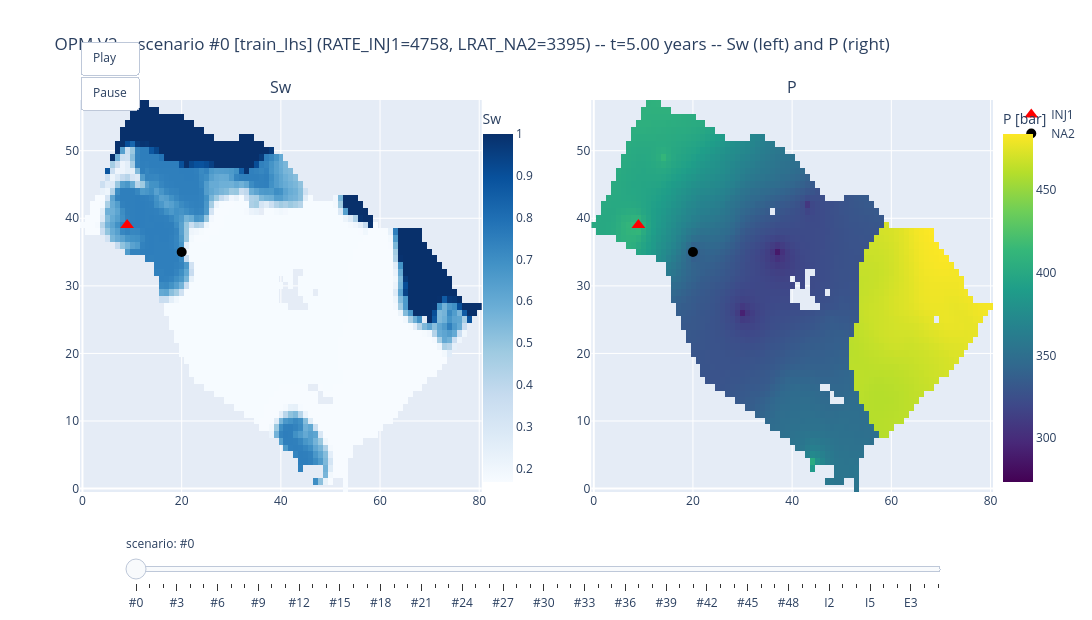

The cell this chart's notebook holds for it:
### Markdown cell above
## 7. Plotly animation -- `Sw` and `P` together, side by side, same Play (60 scenarios)

Directly answers "saturation and pressure acting at the same time?": two synchronized panels (`Sw`
left, `P` right) that advance together with the same Play button/slider -- same scenario, same time
step, both fields at once, all 60 scenarios included.

### Code cell
from plotly.subplots import make_subplots

SNAPSHOT_ANIM2 = n_snapshots - 1  # change here to animate at another time step

sw_anim = np.where(actnum[None], swat[:, SNAPSHOT_ANIM2, :, :], np.nan)
p_anim = np.where(actnum[None], pressure[:, SNAPSHOT_ANIM2, :, :], np.nan)
sw_vmin, sw_vmax = float(np.nanmin(sw_anim)), float(np.nanmax(sw_anim))
p_vmin, p_vmax = float(np.nanmin(p_anim)), float(np.nanmax(p_anim))
t2_years = time_years[SNAPSHOT_ANIM2]


def titulo2(e):
    return (f"{TECNICA_ID} {VERSION_ID} -- scenario {tag[e]} [{grupo[e]}] "
            f"(RATE_INJ1={params[e,0]:.0f}, LRAT_NA2={params[e,1]:.0f}) -- "
            f"t={t2_years:.2f} years -- Sw (left) and P (right)")


fig2 = make_subplots(rows=1, cols=2, subplot_titles=["Sw", "P"], horizontal_spacing=0.12)
fig2.add_trace(go.Heatmap(z=sw_anim[0].T, colorscale="Blues", zmin=sw_vmin, zmax=sw_vmax,
                           colorbar=dict(title="Sw", x=0.43)), row=1, col=1)
fig2.add_trace(go.Heatmap(z=p_anim[0].T, colorscale="Viridis", zmin=p_vmin, zmax=p_vmax,
                           colorbar=dict(title="P [bar]", x=1.0)), row=1, col=2)
for col in (1, 2):
    fig2.add_trace(go.Scatter(x=[INJ1_IJ[0]], y=[INJ1_IJ[1]], mode="markers",
                               marker=dict(symbol="triangle-up", color="red", size=12),
                               showlegend=(col == 1), name="INJ1"), row=1, col=col)
    fig2.add_trace(go.Scatter(x=[NA2_IJ[0]], y=[NA2_IJ[1]], mode="markers",
                               marker=dict(color="black", size=10),
                               showlegend=(col == 1), name="NA2"), row=1, col=col)

frames2 = [go.Frame(
    data=[go.Heatmap(z=sw_anim[e].T, colorscale="Blues", zmin=sw_vmin, zmax=sw_vmax),
          go.Heatmap(z=p_anim[e].T, colorscale="Viridis", zmin=p_vmin, zmax=p_vmax)],
    traces=[0, 1], name=str(e), layout=go.Layout(title_text=titulo2(e)),
) for e in range(n_escenarios)]
fig2.frames = frames2

fig2.update_layout(
    title=titulo2(0), width=1200, height=620,
    updatemenus=[dict(
        type="buttons", showactive=False, x=0.0, y=1.15, xanchor="left",
        buttons=[
            dict(label="Play", method="animate",
                 args=[None, {"frame": {"duration": 500, "redraw": True}, "fromcurrent": True,
                               "transition": {"duration": 0}}]),
            dict(label="Pause", method="animate",
                 args=[[None], {"frame": {"duration": 0, "redraw": False}, "mode": "immediate"}]),
        ],
    )],
    sliders=[dict(
        active=0, x=0.05, y=-0.05, len=0.9, currentvalue={"prefix": "scenario: "},
        steps=[dict(method="animate", label=tag[e],
                     args=[[str(e)], {"frame": {"duration": 0, "redraw": True}, "mode": "immediate"}])
               for e in range(n_escenarios)],
    )],
)
fig2.show()

### Figure 1 — Plotly figure (JSON) as saved in the notebook; plotly's stock layout.template omitted (floating-point values rounded to 4 significant figures; data arrays with more than 128 entries replaced by an {"elided": "..."} marker saying what was removed)
{"data": [{"colorbar": {"title": {"text": "Sw"}, "x": 0.43}, "colorscale": [[0, "rgb(247,251,255)"], [0.125, "rgb(222,235,247)"], [0.25, "rgb(198,219,239)"], [0.375, "rgb(158,202,225)"], [0.5, "rgb(107,174,214)"], [0.625, "rgb(66,146,198)"], [0.75, "rgb(33,113,181)"], [0.875, "rgb(8,81,156)"], [1, "rgb(8,48,107)"]], "type": "heatmap", "xaxis": "x", "yaxis": "y", "z": {"elided": "58x81 float values"}, "zmax": 1, "zmin": 0.1675}, {"colorbar": {"title": {"text": "P [bar]"}, "x": 1}, "colorscale": [[0, "#440154"], [0.1111, "#482878"], [0.2222, "#3e4989"], [0.3333, "#31688e"], [0.4444, "#26828e"], [0.5556, "#1f9e89"], [0.6667, "#35b779"], [0.7778, "#6ece58"], [0.8889, "#b5de2b"], [1, "#fde725"]], "type": "heatmap", "xaxis": "x2", "yaxis": "y2", "z": {"elided": "58x81 float values"}, "zmax": 484.0, "zmin": 273.3}, {"marker": {"color": "red", "size": 12, "symbol": "triangle-up"}, "mode": "markers", "name": "INJ1", "showlegend": true, "type": "scatter", "x": [9], "xaxis": "x", "y": [39], "yaxis": "y"}, {"marker": {"color": "black", "size": 10}, "mode": "markers", "name": "NA2", "showlegend": true, "type": "scatter", "x": [20], "xaxis": "x", "y": [35], "yaxis": "y"}, {"marker": {"color": "red", "size": 12, "symbol": "triangle-up"}, "mode": "markers", "name": "INJ1", "showlegend": false, "type": "scatter", "x": [9], "xaxis": "x2", "y": [39], "yaxis": "y2"}, {"marker": {"color": "black", "size": 10}, "mode": "markers", "name": "NA2", "showlegend": false, "type": "scatter", "x": [20], "xaxis": "x2", "y": [35], "yaxis": "y2"}], "layout": {"annotations": [{"font": {"size": 16}, "showarrow": false, "text": "Sw", "x": 0.22, "xanchor": "center", "xref": "paper", "y": 1, "yanchor": "bottom", "yref": "paper"}, {"font": {"size": 16}, "showarrow": false, "text": "P", "x": 0.78, "xanchor": "center", "xref": "paper", "y": 1, "yanchor": "bottom", "yref": "paper"}], "height": 620, "sliders": [{"active": 0, "currentvalue": {"prefix": "scenario: "}, "len": 0.9, "steps": [{"args": [["0"], {"frame": {"duration": 0, "redraw": true}, "mode": "immediate"}], "label": "#0", "method": "animate"}, {"args": [["1"], {"frame": {"duration": 0, "redraw": true}, "mode": "immediate"}], "label": "#1", "method": "animate"}, {"args": [["2"], {"frame": {"duration": 0, "redraw": true}, "mode": "immediate"}], "label": "#2", "method": "animate"}, {"args": [["3"], {"frame": {"duration": 0, "redraw": true}, "mode": "immediate"}], "label": "#3", "method": "animate"}, {"args": [["4"], {"frame": {"duration": 0, "redraw": true}, "mode": "immediate"}], "label": "#4", "method": "animate"}, {"args": [["5"], {"frame": {"duration": 0, "redraw": true}, "mode": "immediate"}], "label": "#5", "method": "animate"}, {"args": [["6"], {"frame": {"duration": 0, "redraw": true}, "mode": "immediate"}], "label": "#6", "method": "animate"}, {"args": [["7"], {"frame": {"duration": 0, "redraw": true}, "mode": "immediate"}], "label": "#7", "method": "animate"}, {"args": [["8"], {"frame": {"duration": 0, "redraw": true}, "mode": "immediate"}], "label": "#8", "method": "animate"}, {"args": [["9"], {"frame": {"duration": 0, "redraw": true}, "mode": "immediate"}], "label": "#9", "method": "animate"}, {"args": [["10"], {"frame": {"duration": 0, "redraw": true}, "mode": "immediate"}], "label": "#10", "method": "animate"}, {"args": [["11"], {"frame": {"duration": 0, "redraw": true}, "mode": "immediate"}], "label": "#11", "method": "animate"}, {"args": [["12"], {"frame": {"duration": 0, "redraw": true}, "mode": "immediate"}], "label": "#12", "method": "animate"}, {"args": [["13"], {"frame": {"duration": 0, "redraw": true}, "mode": "immediate"}], "label": "#13", "method": "animate"}, {"args": [["14"], {"frame": {"duration": 0, "redraw": true}, "mode": "immediate"}], "label": "#14", "method": "animate"}, {"args": [["15"], {"frame": {"duration": 0, "redraw": true}, "mode": "immediate"}], "label": "#15", "method": "animate"}, {"args": [["16"], {"frame": {"duration": 0, "redraw": true}, "mode": "immediate"}], "label": "#16", "method": "animate"}, {"args": [["17"], {"frame": {"duration": 0, "redraw": true}, "mode": "immediate"}], "label": "#17", "method": "animate"}, {"args": [["18"], {"frame": {"duration": 0, "redraw": true}, "mode": "immediate"}], "label": "#18", "method": "animate"}, {"args": [["19"], {"frame": {"duration": 0, "redraw": true}, "mode": "immediate"}], "label": "#19", "method": "animate"}, {"args": [["20"], {"frame": {"duration": 0, "redraw": true}, "mode": "immediate"}], "label": "#20", "method": "animate"}, {"args": [["21"], {"frame": {"duration": 0, "redraw": true}, "mode": "immediate"}], "label": "#21", "method": "animate"}, {"args": [["22"], {"frame": {"duration": 0, "redraw": true}, "mode": "immediate"}], "label": "#22", "method": "animate"}, {"args": [["23"], {"frame": {"duration": 0, "redraw": true}, "mode": "immediate"}], "label": "#23", "method": "animate"}, {"args": [["24"], {"frame": {"duration": 0, "redraw": true}, "mode": "immediate"}], "label": "#24", "method": "animate"}, {"args": [["25"], {"frame": {"duration": 0, "redraw": true}, "mode": "immediate"}], "label": "#25", "method": "animate"}, {"args": [["26"], {"frame": {"duration": 0, "redraw": true}, "mode": "immediate"}], "label": "#26", "method": "animate"}, {"args": [["27"], {"frame": {"duration": 0, "redraw": true}, "mode": "immediate"}], "label": "#27", "method": "animate"}, {"args": [["28"], {"frame": {"duration": 0, "redraw": true}, "mode": "immediate"}], "label": "#28", "method": "animate"}, {"args": [["29"], {"frame": {"duration": 0, "redraw": true}, "mode": "immediate"}], "label": "#29", "method": "animate"}, {"args": [["30"], {"frame": {"duration": 0, "redraw": true}, "mode": "immediate"}], "label": "#30", "method": "animate"}, {"args": [["31"], {"frame": {"duration": 0, "redraw": true}, "mode": "immediate"}], "label": "#31", "method": "animate"}, {"args": [["32"], {"frame": {"duration": 0, "redraw": true}, "mode": "immediate"}], "label": "#32", "method": "animate"}, {"args": [["33"], {"frame": {"duration": 0, "redraw": true}, "mode": "immediate"}], "label": "#33", "method": "animate"}, {"args": [["34"], {"frame": {"duration": 0, "redraw": true}, "mode": "immediate"}], "label": "#34", "method": "animate"}, {"args": [["35"], {"frame": {"duration": 0, "redraw": true}, "mode": "immediate"}], "label": "#35", "method": "animate"}, {"args": [["36"], {"frame": {"duration": 0, "redraw": true}, "mode": "immediate"}], "label": "#36", "method": "animate"}, {"args": [["37"], {"frame": {"duration": 0, "redraw": true}, "mode": "immediate"}], "label": "#37", "method": "animate"}, {"args": [["38"], {"frame": {"duration": 0, "redraw": true}, "mode": "immediate"}], "label": "#38", "method": "animate"}, {"args": [["39"], {"frame": {"duration": 0, "redraw": true}, "mode": "immediate"}], "label": "#39", "method": "animate"}, {"args": [["40"], {"frame": {"duration": 0, "redraw": true}, "mode": "immediate"}], "label": "#40", "method": "animate"}, {"args": [["41"], {"frame": {"duration": 0, "redraw": true}, "mode": "immediate"}], "label": "#41", "method": "animate"}, {"args": [["42"], {"frame": {"duration": 0, "redraw": true}, "mode": "immediate"}], "label": "#42", "method": "animate"}, {"args": [["43"], {"frame": {"duration": 0, "redraw": true}, "mode": "immediate"}], "label": "#43", "method": "animate"}, {"args": [["44"], {"frame": {"duration": 0, "redraw": true}, "mode": "immediate"}], "label": "#44", "method": "animate"}, {"args": [["45"], {"frame": {"duration": 0, "redraw": true}, "mode": "immediate"}], "label": "#45", "method": "animate"}, {"args": [["46"], {"frame": {"duration": 0, "redraw": true}, "mode": "immediate"}], "label": "#46", "method": "animate"}, {"args": [["47"], {"frame": {"duration": 0, "redraw": true}, "mode": "immediate"}], "label": "#47", "method": "animate"}, {"args": [["48"], {"frame": {"duration": 0, "redraw": true}, "mode": "immediate"}], "label": "#48", "method": "animate"}, {"args": [["49"], {"frame": {"duration": 0, "redraw": true}, "mode": "immediate"}], "label": "#49", "method": "animate"}, {"args": [["50"], {"frame": {"duration": 0, "redraw": true}, "mode": "immediate"}], "label": "I1", "method": "animate"}, {"args": [["51"], {"frame": {"duration": 0, "redraw": true}, "mode": "immediate"}], "label": "I2", "method": "animate"}, {"args": [["52"], {"frame": {"duration": 0, "redraw": true}, "mode": "immediate"}], "label": "I3", "method": "animate"}, {"args": [["53"], {"frame": {"duration": 0, "redraw": true}, "mode": "immediate"}], "label": "I4", "method": "animate"}, {"args": [["54"], {"frame": {"duration": 0, "redraw": true}, "mode": "immediate"}], "label": "I5", "method": "animate"}, {"args": [["55"], {"frame": {"duration": 0, "redraw": true}, "mode": "immediate"}], "label": "E1", "method": "animate"}, {"args": [["56"], {"frame": {"duration": 0, "redraw": true}, "mode": "immediate"}], "label": "E2", "method": "animate"}, {"args": [["57"], {"frame": {"duration": 0, "redraw": true}, "mode": "immediate"}], "label": "E3", "method": "animate"}, {"args": [["58"], {"frame": {"duration": 0, "redraw": true}, "mode": "immediate"}], "label": "E4", "method": "animate"}, {"args": [["59"], {"frame": {"duration": 0, "redraw": true}, "mode": "immediate"}], "label": "E5", "method": "animate"}], "x": 0.05, "y": -0.05}], "title": {"text": "OPM V2 -- scenario #0 [train_lhs] (RATE_INJ1=4758, LRAT_NA2=3395) -- t=5.00 years -- Sw (left) and P (right)"}, "updatemenus": [{"buttons": [{"args": [null, {"frame": {"duration": 500, "redraw": true}, "fromcurrent": true, "transition": {"duration": 0}}], "label": "Play", "method": "animate"}, {"args": [[null], {"frame": {"duration": 0, "redraw": false}, "mode": "immediate"}], "label": "Pause", "method": "animate"}], "showactive": false, "type": "buttons", "x": 0, "xanchor": "left", "y": 1.15}], "width": 1200, "xaxis": {"anchor": "y", "domain": [0, 0.44]}, "xaxis2": {"anchor": "y2", "domain": [0.56, 1]}, "yaxis": {"anchor": "x", "domain": [0, 1]}, "yaxis2": {"anchor": "x2", "domain": [0, 1]}}}
